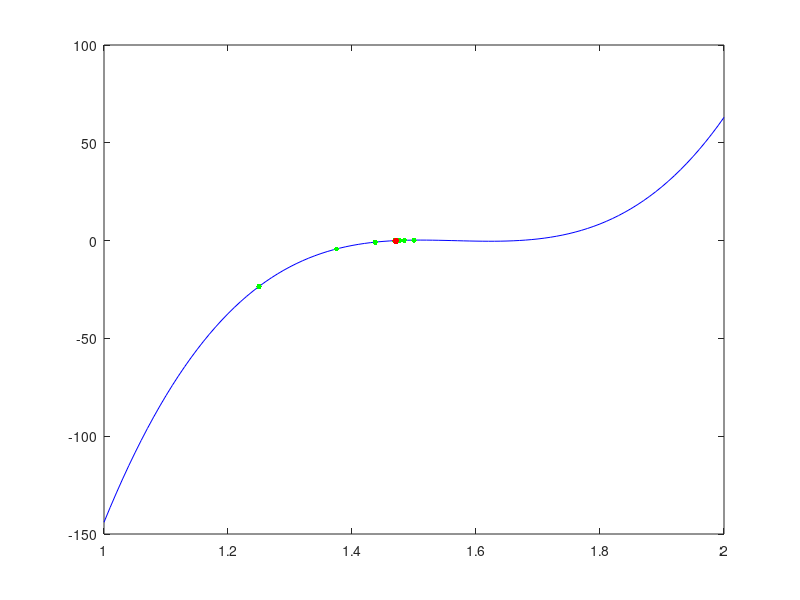

MATLAB code to generate this figure:

p = @(x) (816.*x.^3) - (3835.*x.^2) + (6000.*x) - 3125;

t = 1:0.01:2;
y = p(t);
plot(t, y, 'color', 'blue'); hold on;

a = 1;
b = 2;
k = 0;

fprintf('step %i: a = %3.15f, b = %3.15f\n', k, a, b);
while b-a > eps
    x = (a + b)/2;
    if (p(x)>0)==(p(a)>0) 
        a = x;
    else
        b = x;
    end
    k = k + 1;
    plot(x, p(x), '.', 'color', 'green', 'MarkerSize', 12);
    fprintf('step %i: a = %3.15f, b = %3.15f\n', k, a, b);
end

plot(x, p(x), '.', 'color', 'red', 'MarkerSize', 15);